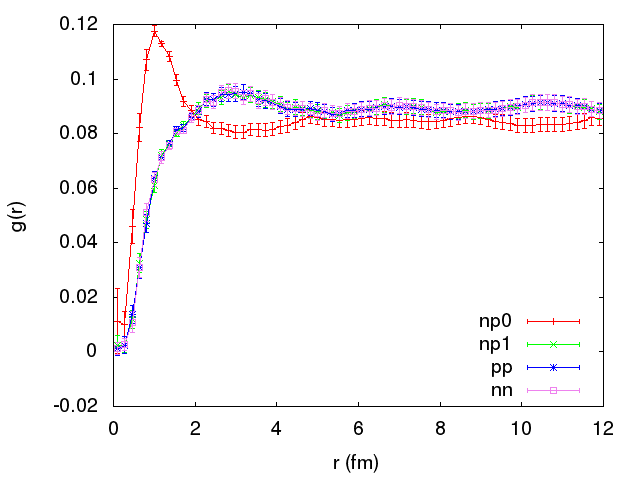

Write gnuplot code to recreate this figure.
set term png font "Helvetica,15"
set output 'plot.png'
set xlabel 'r (fm)'
set ylabel 'g(r)'
set key bottom right
plot 'gnp.dmc.block' using 1:2:3 with yerrorbars lt rgb 'red' title 'np0', 'gnp.dmc.block' using 1:4:5 with yerrorbars lt rgb 'green' title 'np1', 'gnp.dmc.block' using 1:6:7 with yerrorbars lt rgb 'blue' title 'pp', 'gnp.dmc.block' using 1:8:9 with yerrorbars lt rgb 'violet' title 'nn', \
   'gnp.dmc.block' using 1:2 with lines lt rgb 'red' title '', 'gnp.dmc.block' using 1:4 with lines lt rgb 'green' title '', 'gnp.dmc.block' using 1:6 with lines lt rgb 'blue' title '', 'gnp.dmc.block' using 1:8 with lines lt rgb 'violet' title ''
